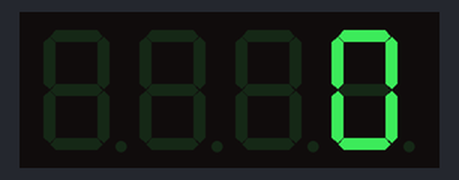
Bench run of a sketch on a simulated Arduino Uno, built with avr-gcc and run on an emulated ATmega328P. On the bench: 4-digit seven-segment display.

Above: at 0.15 s.
At 4.96 s:
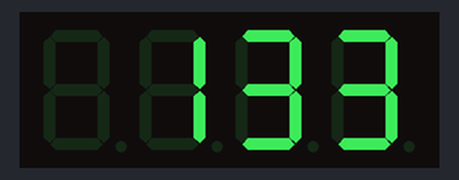
At 10.07 s:
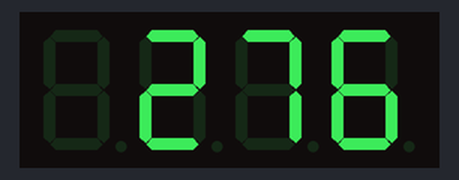
At 19.99 s:
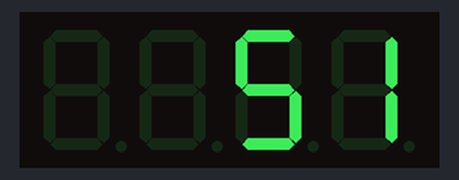
At 29.92 s:
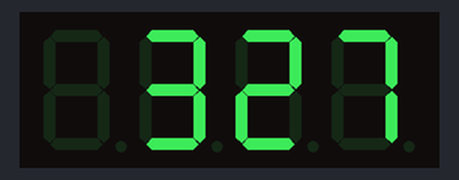
At 39.84 s:
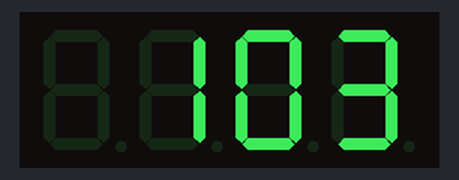

The sketch:

sev_seg4.ino
```cpp
#include "SevSeg.h"
SevSeg sevseg;
void setup() {
  // put your setup code here, to run once:
  byte numDigits = 4;
  byte digitPins[] = {10,11,12,13};
  byte segmentPins[] = {2,3,4,5,6,7,8,9};

  bool resistorsOnSegments = true;
  bool UpdateWithDelayIn = true;

  byte hardwareConfig = COMMON_CATHODE;
  sevseg.begin(hardwareConfig,numDigits,digitPins,segmentPins,resistorsOnSegments);
  sevseg.setBrightness(90);


}

void loop() {
  // put your main code here, to run repeatedly:
  for(int i = 0;i<500;i++){
  sevseg.setNumber(i);
  for(int j = 0;j<30;j++){
     sevseg.refreshDisplay();
     delay(1);
  }
  }
}
```
